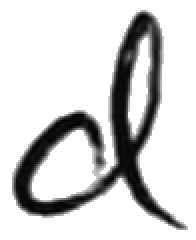
#> input picture myfont/100.png, 98 x 120 px, given in place of 97.png, which was not available (shown 2 times larger)
$ python capture_check.py
#> lines starting #> are read from the running program, lines starting #| are printed output that depends on the picture; after the words box and inside, x2 and y2 are one past the last pixel; in counts of white or black regions, pixels touching at a corner belong together; pictures that were not available may be replaced by others from this repository, and a replacement may not be noted
### tools/make_capture_sheets.py
"""Build printable sheets for capturing handwriting.

Two sheets, because measuring a real sample showed that letters cannot be cut
out of joined-up writing: only 43% of words separated into their letters, while
words themselves separated 42 times out of 42. Both sheets below rely only on
the part that works.

  words    one word per cell, written normally, so the joins inside a common
           word are captured exactly as they are written. The commonest few
           hundred words cover most of any page.
  letters  one character per box, because a box forces separation. Used for
           everything the word list does not cover.

Every cell is a known rectangle holding known content, so extraction never has
to guess: crop the cell, drop the grey guide by brightness, keep the ink.

Each sheet carries a solid square in every corner. A scan or a phone photo is
never the printed page exactly: it is shifted, scaled, turned and seen at an
angle. The four squares are found in the picture and the picture is mapped
back onto the printed layout, after which every cell is where `layout()` says
it is. That is what lets a photo of any of these sheets be read, rather than
only the one scan the extraction was first written against.

Run from anywhere:   python tools/make_capture_sheets.py
Writes:              sample/words_N.png, sample/letters_N.png, and PDFs
"""
from __future__ import annotations

from pathlib import Path

from PIL import Image, ImageDraw, ImageFont

ROOT = Path(__file__).resolve().parent.parent
OUT = ROOT / "sample"

PAGE = (2480, 3508)                  # A4 at 300 dpi
MARGIN_X, MARGIN_TOP, MARGIN_BOT = 150, 300, 140

GUIDE = (198, 198, 198)              # grey enough to drop by threshold
BORDER = (228, 228, 228)
BASELINE = (170, 195, 225)
INK = (40, 44, 60)
MUTED = (120, 120, 120)

MARK = 70                            # registration square, px at 300 dpi
MARK_INSET = 50                      # from the page edge to the square
# centres of the four squares: top left, top right, bottom right, bottom left
MARKS = [
    (MARK_INSET + MARK // 2, MARK_INSET + MARK // 2),
    (PAGE[0] - MARK_INSET - MARK // 2, MARK_INSET + MARK // 2),
    (PAGE[0] - MARK_INSET - MARK // 2, PAGE[1] - MARK_INSET - MARK // 2),
    (MARK_INSET + MARK // 2, PAGE[1] - MARK_INSET - MARK // 2),
]

# What each sheet holds and how it is laid out, shared with the extractor so
# the two can never disagree about where a cell is.
SHEETS = {
    "letters_min": dict(cols=8, rows=10, cell_h=290, baseline_at=0.68),
    "letters": dict(cols=8, rows=11, cell_h=270, baseline_at=0.68),
    "words_short": dict(cols=3, rows=9, cell_h=330, baseline_at=0.72),
    "words_full": dict(cols=3, rows=9, cell_h=330, baseline_at=0.72),
}


def sheet_items(name: str) -> list[str]:
    """The cell contents of a sheet, in writing order."""
    if name == "letters_min":
        return list("abcdefghijklmnopqrstuvwxyz"
                    "ABCDEFGHIJKLMNOPQRSTUVWXYZ"
                    "0123456789" ".,!?'\"()-:;")
    if name == "letters":
        items: list[str] = []
        for ch in "abcdefghijklmnopqrstuvwxyz":
            items += [ch] * 3                   # three each, for real variants
        for group in ("ABCDEFGHIJKLMNOPQRSTUVWXYZ", "0123456789", ".,!?'\"()-:;"):
            for ch in group:
                items += [ch] * 2
        return items
    if name in ("words_short", "words_full"):
        return [w for w in (OUT / f"{name}.txt").read_text(encoding="utf-8").split() if w]
    raise ValueError(f"no sheet called {name!r}; choose from {', '.join(SHEETS)}")


def layout(name: str) -> list[list[tuple[str, tuple[int, int, int, int]]]]:
    """Per page, each cell's content and its writing area (x0, y0, x1, y1).

    The writing area is the cell inside its border, which is exactly where
    the pen goes and nothing printed but the light guide and rule.
    """
    spec = SHEETS[name]
    cols, rows, cell_h = spec["cols"], spec["rows"], spec["cell_h"]
    cell_w = (PAGE[0] - 2 * MARGIN_X) // cols
    items = sheet_items(name)
    per_page = cols * rows
    pages = []
    for start in range(0, len(items), per_page):
        cells = []
        for index, item in enumerate(items[start:start + per_page]):
            cx = MARGIN_X + (index % cols) * cell_w
            cy = MARGIN_TOP + (index // cols) * cell_h
            cells.append((item, (cx + 4, cy + 4, cx + cell_w - 16, cy + cell_h - 16)))
        pages.append(cells)
    return pages


def _marks(d: ImageDraw.ImageDraw) -> None:
    for x, y in MARKS:
        d.rectangle([x - MARK // 2, y - MARK // 2, x + MARK // 2, y + MARK // 2], fill=(0, 0, 0))


def _font(size: int):
    for name in ("arial.ttf", "DejaVuSans.ttf", "Helvetica.ttc"):
        try:
            return ImageFont.truetype(name, size)
        except OSError:
            continue
    return ImageFont.load_default()


def build(cells: list[str], cols: int, rows: int, cell_h: int,
          title: str, hint: str, guide_size: int, baseline_at: float) -> list[Image.Image]:
    """Lay out `cells` on as many pages as needed, one item per cell."""
#> called with cols = 8, rows = 10, cell_h = 290, title = 'Text2Hand letter sample', guide_size = 34, baseline_at = 0.68
    cell_w = (PAGE[0] - 2 * MARGIN_X) // cols
    per_page = cols * rows
    pages: list[Image.Image] = []

    for start in range(0, len(cells), per_page):
        page = Image.new("RGB", PAGE, (255, 255, 255))
        d = ImageDraw.Draw(page)
        _marks(d)
        d.text((MARGIN_X, 120), title, font=_font(52), fill=INK)
        d.text((MARGIN_X, 196), f"{hint}  Sheet {len(pages) + 1}.",
               font=_font(30), fill=MUTED)

        for index, item in enumerate(cells[start:start + per_page]):
            cx = MARGIN_X + (index % cols) * cell_w
            cy = MARGIN_TOP + (index // cols) * cell_h
            d.rectangle([cx, cy, cx + cell_w - 12, cy + cell_h - 12],
                        outline=BORDER, width=2)
            d.text((cx + 16, cy + 12), item, font=_font(guide_size), fill=GUIDE)
            rule = cy + int(cell_h * baseline_at)
            d.line([(cx + 16, rule), (cx + cell_w - 28, rule)], fill=BASELINE, width=3)

        pages.append(page)
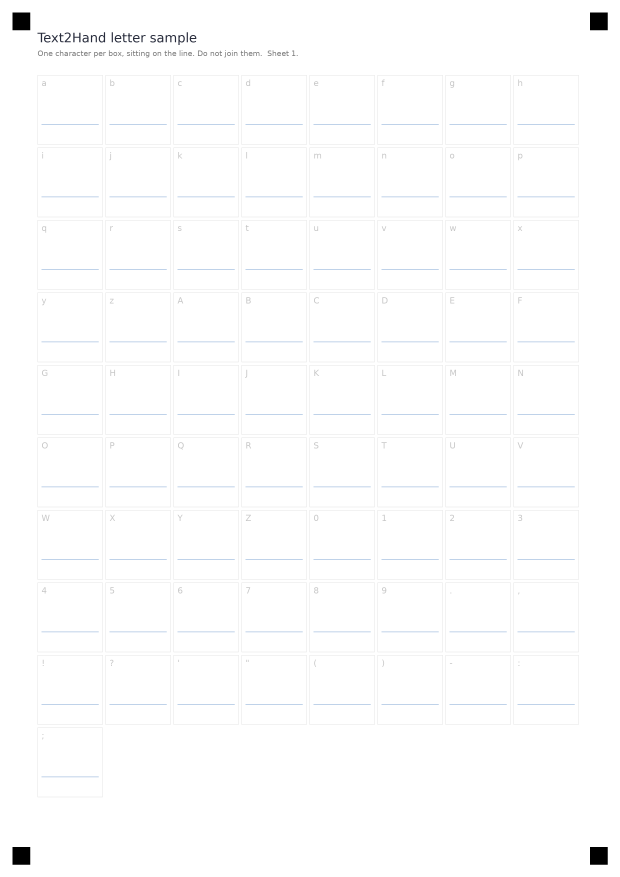
#> page: PIL image 2480x3508 RGB (shown at 1/4 size); mean R, G, B 253.1, 253.2, 253.4
#> after the loop, pages = 1 item
    return pages


# [42 lines left out: functions save, words, paragraph, not called in this run]


def letters_min() -> list[Image.Image]:
    """One page: a single sample of each character, the smallest useful set."""
    spec = SHEETS["letters_min"]
    return build(sheet_items("letters_min"), cols=spec["cols"], rows=spec["rows"],
                 cell_h=spec["cell_h"],
                 title="Text2Hand letter sample",
                 hint="One character per box, sitting on the line. Do not join them.",
                 guide_size=34, baseline_at=spec["baseline_at"])


# [19 lines left out: functions letters, main, not called in this run]


# [2 lines that do not run on import are left out]

### tests/capture_check.py
"""Check that a photo of a filled-in capture sheet reads back correctly.

A sheet is printed from make_capture_sheets, written on with the bundled
glyphs (standing in for a person's pen), then photographed badly in software:
turned, shrunk, seen at an angle, on a grey desk, lit unevenly and saved as a
JPEG. extract_sheet must find every letter in its own cell, and each one must
look like the glyph that was written there.

Used by regression.py; also runs on its own and saves the fake photo:
    python tests/capture_check.py
"""
from __future__ import annotations

import io
import os
import sys

import numpy as np
from PIL import Image, ImageChops, ImageFilter

ROOT = os.path.dirname(os.path.dirname(os.path.abspath(__file__)))
sys.path.insert(0, os.path.join(ROOT, "tools"))
import extract_sheet  # noqa: E402
import make_capture_sheets as sheets  # noqa: E402

FONT = os.path.join(ROOT, "myfont")


def _source(ch: str) -> Image.Image:
#> called with ch = 'a'
    return Image.open(os.path.join(FONT, f"{ord(ch)}.png")).convert("L")


def filled_sheet(name: str = "letters_min") -> Image.Image:
    """The printed sheet with each cell written in, by the bundled hand."""
    page = {"letters_min": sheets.letters_min, "letters": sheets.letters}[name]()[0].convert("L")
    spec = sheets.SHEETS[name]
    for ch, (x0, y0, x1, y1) in sheets.layout(name)[0]:
        glyph = _source(ch)
        # about 45% of the cell's height for a capital, sat on the cell's rule
        scale = (y1 - y0) * 0.45 / max(glyph.height, 60)
#> scale = 1.01
        glyph = glyph.resize((max(1, int(glyph.width * scale)), max(1, int(glyph.height * scale))))
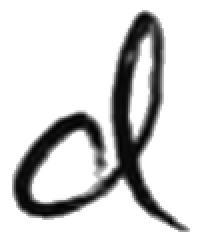
#> glyph: PIL image 99x121 L (shown 2 times larger); min 2, max 255, mean 208.9
        rule = y0 - 4 + int(spec["cell_h"] * spec["baseline_at"])
        x = x0 + (x1 - x0 - glyph.width) // 2
#> x = 230
        y = rule - glyph.height
#> y = 376
        region = page.crop((x, y, x + glyph.width, y + glyph.height))
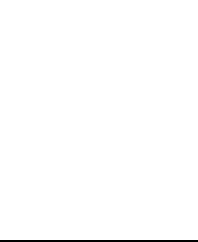
#> region: PIL image 99x121 L (shown 2 times larger); values 191 (black) and 255 (white), 99.2% white; black in thin lines or dots, all inside (x1, y1, x2, y2) = (0, 120, 99, 121)
        page.paste(ImageChops.darker(region, glyph), (x, y))
#> pass 2 of the loop in filled_sheet, `for ch, (x0, y0, x1, y1) in sheets.layout(name)[0]:`:
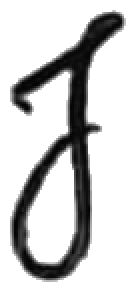
#> input picture myfont/102.png, 67 x 145 px, given in place of 98.png, which was not available (shown 2 times larger)
#> glyph: PIL image 56x121 L
#> in filled_sheet, `region = page.crop((x, y, x + glyph.width, y + glyph.height))`:
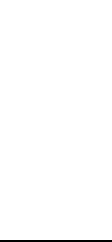
#> region: PIL image 56x121 L (shown 2 times larger); values 191 (black) and 255 (white), 99.2% white; black in thin lines or dots, all inside (x1, y1, x2, y2) = (0, 120, 56, 121)
#> in filled_sheet, `page.paste(ImageChops.darker(region, glyph), (x, y))`:
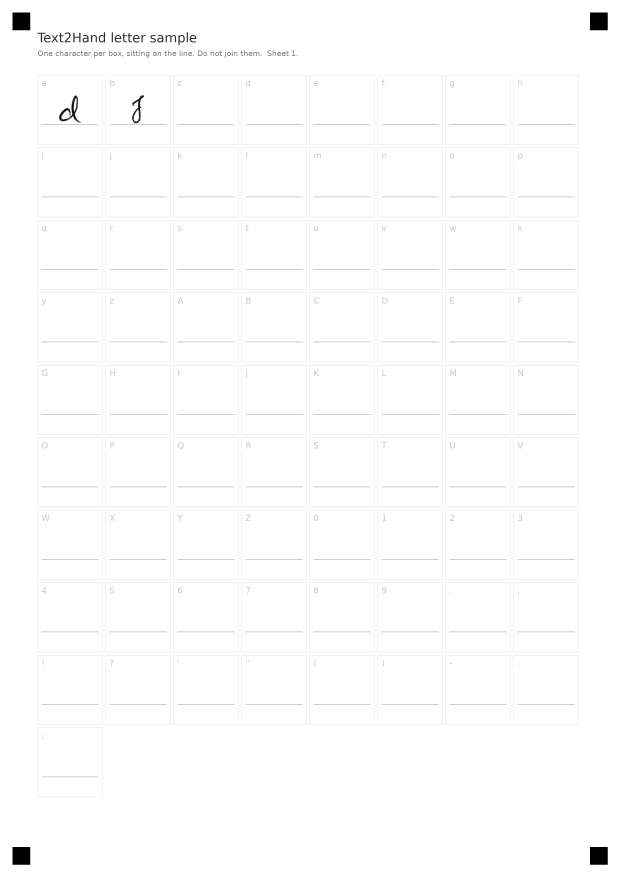
#> page: PIL image 2480x3508 L (shown at 1/4 size); min 0, max 255, mean 253.1
    return page


def photograph(page: Image.Image) -> Image.Image:
    """A poor phone photo of the page: angle, turn, scale, desk, shading, JPEG."""
    w, h = page.size
    small = page.resize((int(w * 0.7), int(h * 0.7)), Image.LANCZOS)
    desk = Image.new("L", (int(w * 0.9), int(h * 0.88)), 120)
    turned = small.rotate(4.5, resample=Image.BICUBIC, expand=True, fillcolor=120)
    desk.paste(turned, (60, 40))
    dw, dh = desk.size
    # keystone: the top of the page further from the camera than the bottom
    coeffs = extract_sheet._perspective(
        [(0, 0), (dw, 0), (dw, dh), (0, dh)],
        [(-40, -10), (dw + 25, 15), (dw - 10, dh + 5), (15, dh - 20)])
    shot = desk.transform(desk.size, Image.PERSPECTIVE, coeffs, Image.BICUBIC, fillcolor=120)
    # light falling off across the page
    shade = np.linspace(1.0, 0.78, dw)[None, :] * np.linspace(1.0, 0.9, dh)[:, None]
    shot = Image.fromarray(np.clip(np.asarray(shot, float) * shade, 0, 255).astype(np.uint8))
    shot = shot.filter(ImageFilter.GaussianBlur(0.8))
    buf = io.BytesIO()
    shot.save(buf, "JPEG", quality=80)
    return Image.open(io.BytesIO(buf.getvalue()))


def _shape(im: Image.Image, size: int = 32) -> np.ndarray:
    """A glyph reduced to a small ink mask, centred on its own bounding box."""
    a = np.asarray(im.convert("L"))
    ys, xs = np.nonzero(a < 150)
    if not len(xs):
        return np.zeros((size, size), bool)
    crop = Image.fromarray(a[ys.min():ys.max() + 1, xs.min():xs.max() + 1])
    return np.asarray(crop.resize((size, size), Image.BILINEAR)) < 170


def _overlap(a: np.ndarray, b: np.ndarray) -> float:
    union = (a | b).sum()
    return (a & b).sum() / union if union else 1.0


def run(save_to: str | None = None) -> list[tuple[str, bool, str]]:
    """The checks, as (name, passed, detail)."""
    page = filled_sheet()
    shot = photograph(page)
    if save_to:
        shot.save(save_to)
    out = []
    try:
        found, empty = extract_sheet.extract(shot, "letters_min")
    except extract_sheet.SheetError as exc:
        return [("a phone photo of a sheet is read", False, str(exc))]
    expected = [ch for ch, _ in sheets.layout("letters_min")[0]]
    labels = [ch for ch, _ in found]
    out.append(("a phone photo of a sheet is read",
                labels == expected and not empty,
                f"{len(found)} of {len(expected)} cells" + (f", empty {empty}" if empty else "")))
    # each cut-out must be the glyph written in that cell, not its neighbour's
    scores = {ch: _overlap(_shape(im), _shape(_source(ch))) for ch, im in found}
    worst = min(scores, key=scores.get) if scores else "-"
    mean = float(np.mean(list(scores.values()))) if scores else 0.0
    out.append(("each cell holds the letter written there",
                mean > 0.6 and scores.get(worst, 0) > 0.35,
                f"mean overlap {mean:.2f}, lowest {worst!r} {scores.get(worst, 0):.2f}"))

    # a picture with no sheet in it is refused rather than misread
    try:
        extract_sheet.extract(Image.new("L", (1200, 1600), 200), "letters_min")
        out.append(("a picture without the corner squares is refused", False, "was read"))
    except extract_sheet.SheetError:
        out.append(("a picture without the corner squares is refused", True, ""))
    return out


if __name__ == "__main__":
#> (the run stopped early here; a loop or call above may not have finished)
